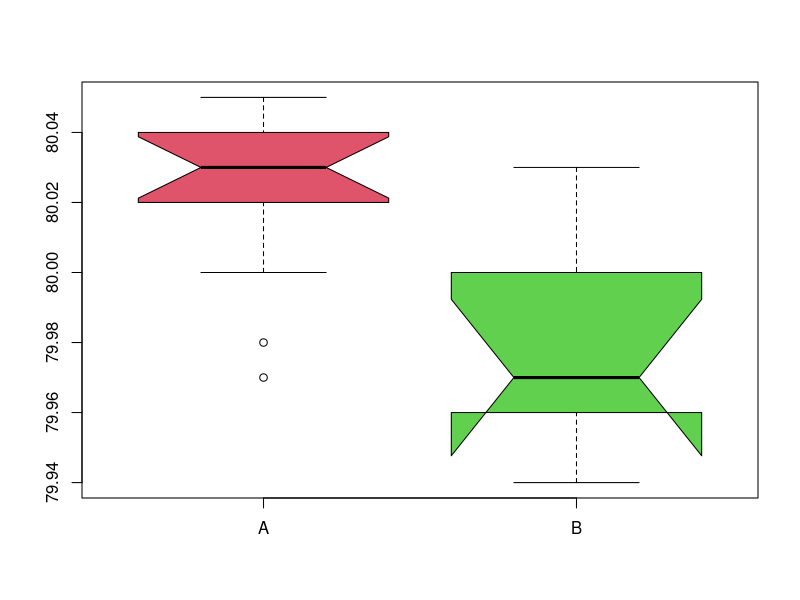

Reproduce this figure in R.
# Example 3.9 on Page 165 on PDF version
A <- c(79.98, 80.04, 80.02, 80.04, 80.03, 80.03, 80.04,
       79.97, 80.05, 80.03, 80.02, 80.00, 80.02)    
B <- c(80.02, 79.94, 79.98, 79.97, 79.97, 80.03, 79.95,
       79.97)        
boxplot(A, B, notch=T, names=c('A', 'B'), col=c(2,3))
